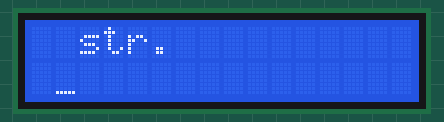
Simulated run of this sketch. Board: Arduino Uno, built with avr-gcc and run on an emulated ATmega328P. Parts: 16×2 character LCD. Wiring (inferred from the names in the program): character LCD (HD44780): RS pin 2; E pin 3; data pin 4, pin 5, pin 6, pin 7.

Above: at 1.1 s.
At 4.1 s:
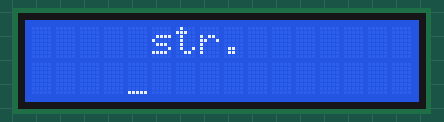
At 7.1 s:
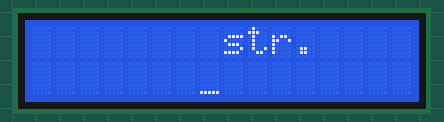
At 10.1 s:
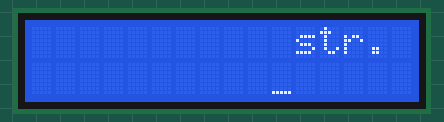
At 14.1 s:
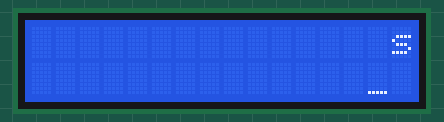
At 38.1 s:
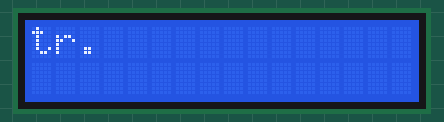

The sketch:

LCD_dec12a.ino
```cpp
int data[4]={4,5,6,7};
int en=3;
int rs=2;
//lower nibble 3-0
//high nibble 7-4

void setup() {
  pinMode(rs,OUTPUT);
  pinMode(en,OUTPUT);
  for(int i=0;i<4;i++){
  pinMode(data[i],OUTPUT);
  }
   init_lcd();//only once init
   ///print_str("str");
}

void init_lcd(){
 // cmd(51);//(0x33)power the 8bit mode

  cmd(50); //switch 4bit mode(0x32) data width
  cmd(40);// func 4bit enable 0x28
  cmd(14);//cursor on display on 0x0E
  cmd(1);//Clear Display	1
  delayMicroseconds(40);

}
void data_value(uint8_t  a){//string

//rs data
//rw 0
  digitalWrite(rs,HIGH);//data
  data_pass(a);
}

void cmd(uint8_t a){
  digitalWrite(rs,LOW);//cmd
  data_pass(a);

}
void data_pass(uint8_t  a){//a single character-wide buffer.
  for(int i=0;i<4;i++){
  digitalWrite(data[i],(a>>(i+4))&1);//upper nible (data>>4)&(0001)=0000; 4 to 7  0011
  }
  enable();
  for(int i=0;i<4;i++){
  digitalWrite(data[i],(a>>i)&1);//to acess each bit //least lower nibble (data>>0)&(0001)=0000;  0 to 3
  }
  enable();
}
 void enable(){
  digitalWrite(en,HIGH);//read the data or cmd
  delayMicroseconds(2);
  digitalWrite(en,LOW);
  delayMicroseconds(4);
}
void print_str(char s[]){
  for(int i=0;s[i]!='\0';i++){
    data_value(s[i]);
  }
}

void print_int(uint8_t a){//1234
  if(a==0){
    data_value('0');
return;  }

    print_int(a/10);//remove last 123 12 1 0
    data_value((a%10)+'0');//pass last digit with ascii 4 3 2 1

}

void loop() {

 //cmd(20);//moves chrc to right
 //data_value('Herr');//only it takes last chr,one chr at a time
 //data_value('h');
 ///cmd(0x00);//blinkoff
  cmd(0x28);

 cmd(0x80);//force to start 1st line...
//print_str("str....");
//delay(1000);
cmd(0x0E);
cmd(0x10);//2nd
cmd(0x1C);//scr
delay(1000);
print_str(" str.");

//print_int(12);

}


/*EN pulse      → 1 microsecond
Normal command → 40 microseconds
Clear/Home    → 2 milliseconds
*/
```

Measured:
- what the display in image 0 shows lasts 1.0 s, from 1.0 s to 2.0 s
